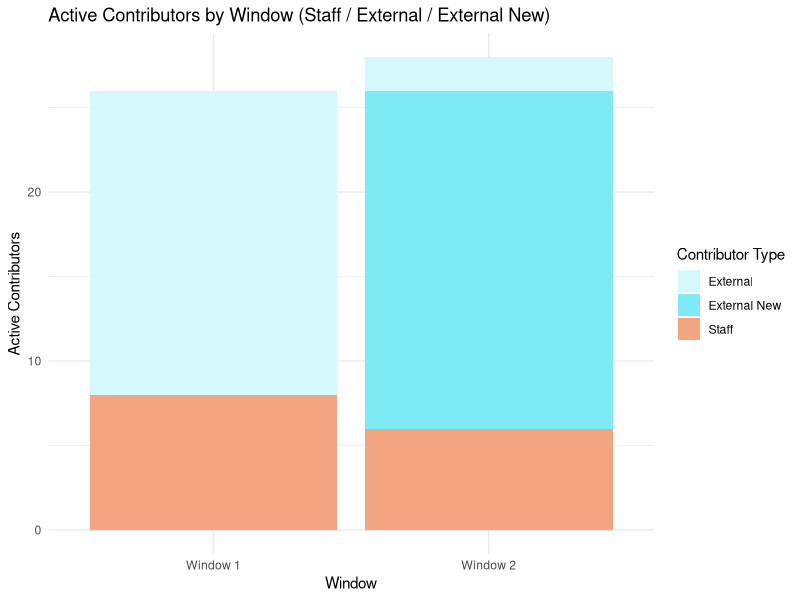
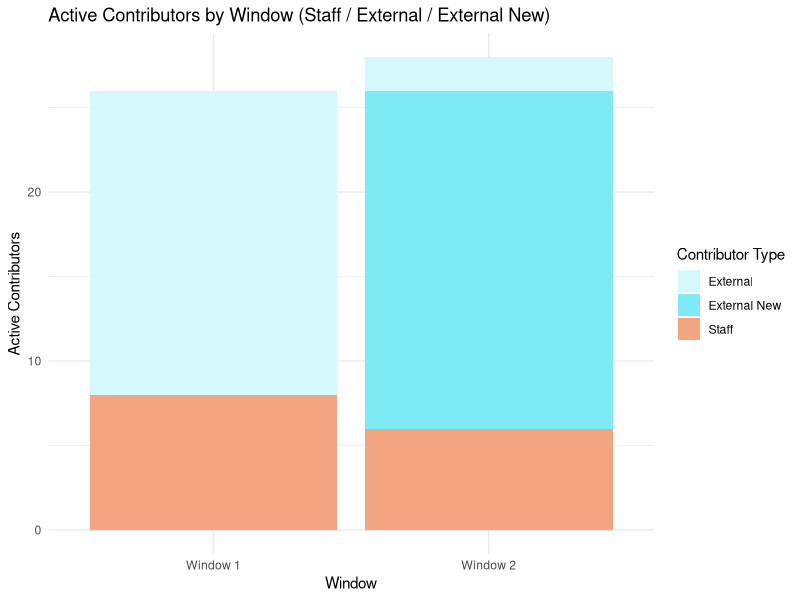

Here is the R script that generated these plots, in order:
## ---- chunk 1
library(dplyr)
library(lubridate)
library(ggplot2)
library(readr)
library(tidyr)
library(stringr)   # make sure this is loaded
library(dplyr)
library(knitr)
library(kableExtra)
library("readxl")
library(glue)


dir.create("github_plots", showWarnings = FALSE)
## ---- chunk 2
# Load staff list
staff_authors <- c("suelynnmah", "TEParsons", "mdcutone", "peircej", 
                   "isolver", "RebeccaHirst", "lightest", "kimDundas")  

# Load CSVs for both windows
pr_window1 <- read_csv("data/psychopy_pull_requests_2022-05-28_to_2022-11-27_combined.csv")
pr_window2 <- read_csv("data/psychopy_pull_requests_2024-05-28_to_2024-11-27_combined.csv")

# Load manual label files
manual_2022 <- read_excel("data/manual_pr_labels_2022.xlsx")
manual_2024 <- read_excel("data/manual_pr_labels_2024.xlsx")

# Define the categories
categories <- c("BF", "FF", "RF", "NF", "ENH", "DOC", "TEST")

# Function to add Contribution Type column
add_contribution_type <- function(main_data, manual_data) {
  main_data %>%
    # First detect category from Title
    mutate(Category_from_title = str_extract(Title, paste0("^(", paste(categories, collapse="|"), ")")),
           # Merge manual labels based on PR Number
           PR_Number = as.character(`PR Number`)) %>%
    left_join(manual_data %>% mutate(PR_Number = as.character(`PR Number`)),
              by = "PR_Number") %>%
    # Decide final contribution type
    mutate(`Contribution_Type` = ifelse(!is.na(Category_from_title),
                                        Category_from_title,
                                        Label)) %>%
    select(-Category_from_title)
}

# Apply function to both datasets
pr_window1 <- add_contribution_type(pr_window1, manual_2022)
pr_window2 <- add_contribution_type(pr_window2, manual_2024)

# Add a window identifier
pr_window1 <- pr_window1 %>% mutate(Window = "Window 1")
pr_window2 <- pr_window2 %>% mutate(Window = "Window 2")

# Combine into one dataframe
pr_all <- bind_rows(pr_window1, pr_window2)

# Contributor type assignment
pr_all <- pr_all %>%
  mutate(Contributor_Type = ifelse(Author %in% staff_authors, "Staff", "External"))

## ---- chunk 3
library(dplyr)
library(knitr)

# -----------------------
# Summarize PR counts for table
# -----------------------
pr_activity_table <- pr_all %>%
  group_by(Window, Merged, Contributor_Type, Contribution_Type) %>%
  summarise(PR_Count = n(), .groups = "drop") %>%
  mutate(Merged = factor(Merged,
                         levels = c(FALSE, TRUE),
                         labels = c("Not Merged", "Merged")))

# -----------------------
# Print table in Quarto-friendly format
# -----------------------
kable(pr_activity_table, 
      caption = "Table: PR counts by Merge Status, Contributor Type, Contribution Type, and Window",
      col.names = c("Window", "Merge Status", "Contributor Type", "Contribution Type", "Number of PRs"))
## ---- chunk 4

# -----------------------
# Contributor engagement (for summary tables)
# -----------------------
contributor_engagement <- pr_all %>%
  group_by(Window, Contributor_Type) %>%
  summarise(
    Active_Contributors = n_distinct(Author),
    PRs_per_Contributor = n() / n_distinct(Author),
    New_Contributors = sum(!Author %in% pr_all$Author[pr_all$Window != Window])
  )

# 2) Active Contributors with External New highlighted in Window 2
# -----------------------
# Identify authors in Window 1
authors_w1 <- pr_all %>% filter(Window == "Window 1") %>% pull(Author) %>% unique()

# Label contributors for plotting
pr_all_plot <- pr_all %>%
  group_by(Window, Author) %>%
  summarise(.groups = "drop") %>%
  mutate(Plot_Type = case_when(
    Author %in% staff_authors ~ "Staff",
    Window == "Window 1" & !(Author %in% staff_authors) ~ "External",
    Window == "Window 2" & !(Author %in% staff_authors) & !(Author %in% authors_w1) ~ "External New",
    Window == "Window 2" & !(Author %in% staff_authors) & Author %in% authors_w1 ~ "External"
  ))

# Summarize counts for plotting
contrib_summary_plot <- pr_all_plot %>%
  group_by(Window, Plot_Type) %>%
  summarise(Active_Contributors = n(), .groups = "drop")

  
# Plot stacked bar
# Plot stacked bar
contributors_plot <- ggplot(contrib_summary_plot, aes(x = Window, y = Active_Contributors, fill = Plot_Type)) +
  geom_bar(stat = "identity") +
  theme_minimal() +
  scale_fill_manual(values = c("Staff" = "#f3a57f", 
                               "External" = "#d4f8fc", 
                               "External New" = "#7deaf6")) +
  labs(
    title = "Active Contributors by Window (Staff / External / External New)",
    y = "Active Contributors",        # Change Y axis label
    fill = "Contributor Type"         # Change legend title
  )

# Save and display
ggsave(filename = "github_plots/active_contributors.png", plot = contributors_plot, width = 6, height = 5, dpi = 300)
contributors_plot

# Summarize number of active contributors per window and type
contrib_summary_text <- contrib_summary_plot %>%
  group_by(Window, Plot_Type) %>%
  summarise(Count = sum(Active_Contributors), .groups = "drop") %>%
  tidyr::pivot_wider(names_from = Plot_Type, values_from = Count)

# Build a sentence using glue
summary_sentence <- glue(
  "In Window 1, there were {contrib_summary_text$Staff[contrib_summary_text$Window=='Window 1']} Staff and {contrib_summary_text$External[contrib_summary_text$Window=='Window 1']} External contributors. ",
  "In Window 2, there were {contrib_summary_text$Staff[contrib_summary_text$Window=='Window 2']} Staff, {contrib_summary_text$External[contrib_summary_text$Window=='Window 2']} External, ",
  "and {contrib_summary_text$`External New`[contrib_summary_text$Window=='Window 2']} new External contributors. The number of contributors were therefor roughly similar between timepoints, but a large proportion of external contributors at timepoint 2 were new."
)
## ---- chunk 5
library(dplyr)
library(knitr)

# Summarise descriptives
summary_table <- pr_all %>%
  group_by(Window, Contributor_Type, Merged) %>%
  summarise(
    Count = n(),
    Mean = mean(`Total Lines Changed`, na.rm = TRUE),
    Median = median(`Total Lines Changed`, na.rm = TRUE),
    SD = sd(`Total Lines Changed`, na.rm = TRUE),
    Min = min(`Total Lines Changed`, na.rm = TRUE),
    Q1 = quantile(`Total Lines Changed`, 0.25, na.rm = TRUE),
    Q3 = quantile(`Total Lines Changed`, 0.75, na.rm = TRUE),
    Max = max(`Total Lines Changed`, na.rm = TRUE),
    .groups = "drop"
  ) %>%
  arrange(Window, Contributor_Type, Merged)

# Print nicely
kable(summary_table, digits = 2, caption = "Descriptive statistics of Total Lines Changed by Window, Contributor Type, and Merge Status")
